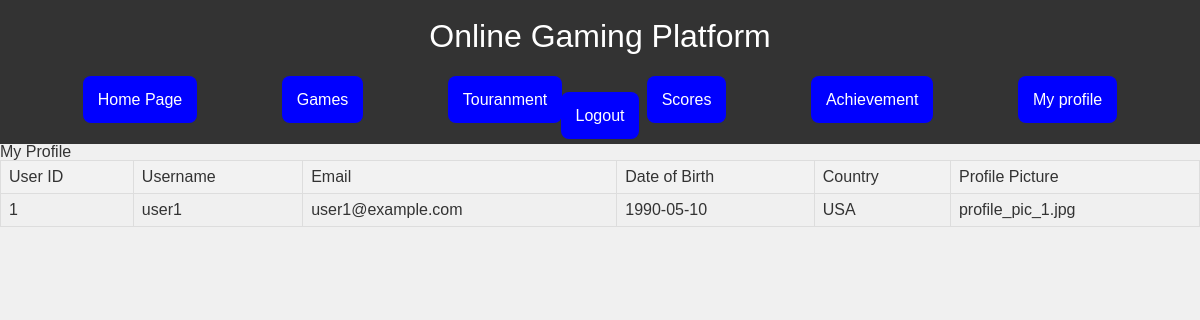
/users.php (signed in), run on the app's committed database.
### tables this page shows
CREATE TABLE `users` (
  `UserID` int(11) NOT NULL,
  `Username` varchar(50) NOT NULL,
  `Email` varchar(100) NOT NULL,
  `Password` varchar(255) NOT NULL,
  `DateOfBirth` date DEFAULT NULL,
  `Country` varchar(50) DEFAULT NULL,
  `ProfilePicture` varchar(255) DEFAULT NULL,
  `AccountCreationDate` timestamp NOT NULL DEFAULT CURRENT_TIMESTAMP,
  `LastLoginDate` timestamp NOT NULL DEFAULT CURRENT_TIMESTAMP ON UPDATE CURRENT_TIMESTAMP,
  `AccountStatus` enum('Active','Suspended','Banned') DEFAULT 'Active'
);

### users.php (the view, shortened to what this page needs)
<!DOCTYPE html>
<html lang="en">
<head>
    <link rel="stylesheet" href="Reset.css">
    <link rel="stylesheet" href="style.css">
</head>
<body>
        <div class="header"><h1>Online Gaming Platform</h1></div>
    <div class="header">
<a href="home.html">Home Page</a>
<a href="game.php">Games</a>
<a href="touranament.php">Touranment</a>
<a href="scores.php">Scores</a>
<a href="achievement.php">Achievement</a>
<a href="users.php">My profile</a>
<a href="logout.php">Logout</a>
    </div>
<?php
$servername = "localhost";
$username = "root";
$password = "";
$database = "ogp";
$conn = new mysqli($servername, $username, $password, $database);
$user_id = $_SESSION['user_id'];
$sql = "SELECT * FROM Users WHERE UserID = $user_id";
$result = $conn->query($sql);
?>
<!DOCTYPE html>
<html lang="en">
<head>
</head>
<body>
<h2>My Profile</h2>
<table>
    <tr>
        <th>User ID</th>
        <th>Username</th>
        <th>Email</th>
        <th>Date of Birth</th>
        <th>Country</th>
        <th>Profile Picture</th>
    </tr>
    <?php
    if ($result->num_rows > 0) {
        $row = $result->fetch_assoc();
        echo "<tr>";
        echo "<td>" . $row["UserID"] . "</td>";
        echo "<td>" . $row["Username"] . "</td>";
        echo "<td>" . $row["Email"] . "</td>";
        echo "<td>" . $row["DateOfBirth"] . "</td>";
        echo "<td>" . $row["Country"] . "</td>";
        echo "<td>" . $row["ProfilePicture"] . "</td>";
        echo "</tr>";
    } else {
        echo "<tr><td colspan='6'>No data found</td></tr>";
    }
    ?>
</table>
</body>
</html>

### style.css (style rules this page uses)
body { font-family: Arial, sans-serif; background-color: #f0f0f0; color: #333; margin: 0; padding: 0; }
.header { background-color: #333; color: white; padding: 20px 0; text-align: center; }
.header h1 { margin: 0; font-size: 2em; }

### users.php (style rules this page uses)
table { border-collapse: collapse; width: 100%; }
th, td { border: 1px solid #dddddd; text-align: left; padding: 8px; }
th { background-color: #f2f2f2; }
.header a { color:white; background-color:blue ; text-decoration: none; padding: 15px; margin: 40px; border-radius: 8px; }

### data on the page
users: UserID "1", Username "user1", Email "user1@example.com", DateOfBirth "1990-05-10", Country "USA", ProfilePicture "profile_pic_1.jpg"
